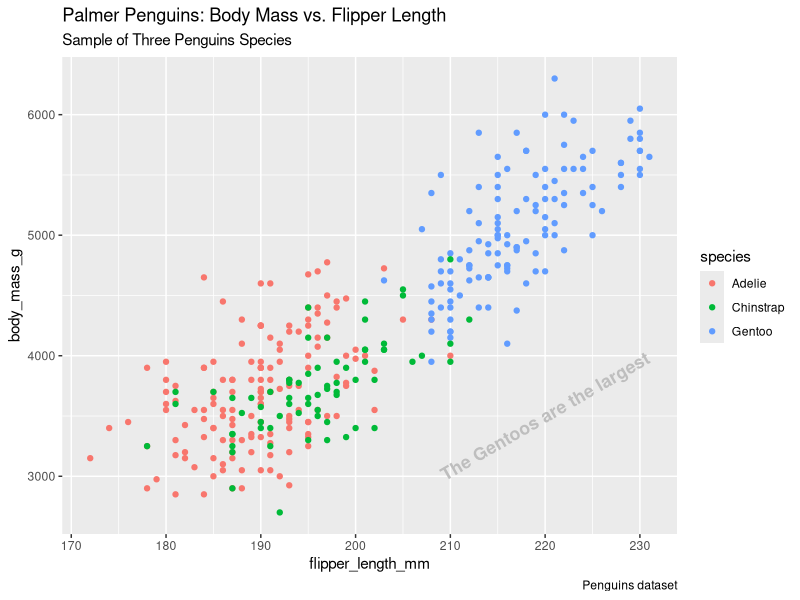

Source code (R):
install.packages("ggplot2")
install.packages("palmerpenguins")
install.packages("tidyverse")

library(ggplot2)
library(palmerpenguins)
library(tidyverse)

view(penguins)
tibble(penguins)


ggplot(data = penguins)+
  geom_point(mapping = aes(x= flipper_length_mm, y= body_mass_g, color= species))+
  labs(title = "Palmer Penguins: Body Mass vs. Flipper Length", 
       subtitle = "Sample of Three Penguins Species",
       caption = "Penguins dataset")+
  annotate("text", x=220, y=3500, label= "The Gentoos are the largest", 
           color = "grey", fontface = "bold", size = 4.5, angle =30)
